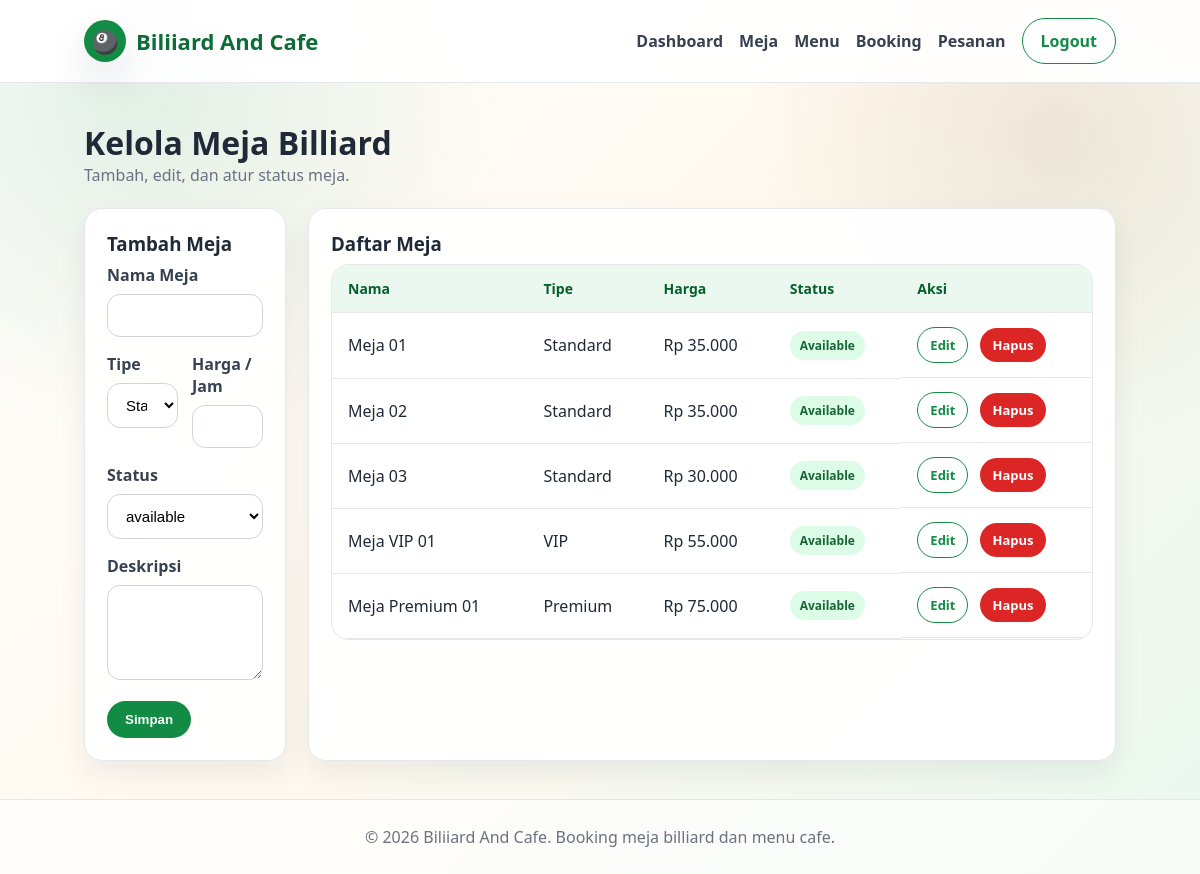
Screenshot of /admin/tables.php (signed in) with the database file from the repository.
### tables this page shows
CREATE TABLE `billiard_tables` (
  `id` int(11) NOT NULL,
  `table_name` varchar(100) NOT NULL,
  `table_type` enum('Standard','VIP','Premium') NOT NULL DEFAULT 'Standard',
  `price_per_hour` decimal(12,2) NOT NULL DEFAULT 0.00,
  `status` enum('available','maintenance','inactive') NOT NULL DEFAULT 'available',
  `description` text DEFAULT NULL,
  `created_at` timestamp NOT NULL DEFAULT current_timestamp()
);

### includes/functions.php (called while the page is built, shortened)
<?php
function e($value) {
    return htmlspecialchars((string)$value, ENT_QUOTES, 'UTF-8');
}
function rupiah($number) {
    return 'Rp ' . number_format((float)$number, 0, ',', '.');
}
function badgeClass($status) {
    $map = [
        'available' => 'success',
        'active' => 'success',
        'paid' => 'success',
        'confirmed' => 'success',
        'completed' => 'success',
        'ready' => 'success',
        'pending' => 'warning',
        'process' => 'info',
        'unpaid' => 'danger',
        'sold_out' => 'danger',
        'cancelled' => 'danger',
        'maintenance' => 'warning',
        'inactive' => 'dark'
    ];
    return $map[$status] ?? 'dark';
}

### admin/tables.php (the view, shortened to what this page needs)
<?php
require_once '../config/database.php';
require_once '../includes/functions.php';
$editData = null;
$tables = $pdo->query("SELECT * FROM billiard_tables ORDER BY FIELD(table_type,'Standard','VIP','Premium'), table_name")->fetchAll();
require_once '../includes/header.php';
?>
<section class="container">
    <div class="section-title"><div><h2>Kelola Meja Billiard</h2><p>Tambah, edit, dan atur status meja.</p></div></div>
    <div class="grid grid-2">
        <div class="card">
            <h3><?= $editData ? 'Edit Meja' : 'Tambah Meja' ?></h3>
            <form method="post">
                <div class="form-group"><label>Nama Meja</label><input class="form-control" name="table_name" value="<?= e($editData['table_name'] ?? '') ?>" required></div>
                <div class="form-row">
                    <div class="form-group"><label>Tipe</label><select class="form-control" name="table_type"><option <?= (($editData['table_type'] ?? '')==='Standard')?'selected':'' ?>>Standard</option></select></div>
                    <div class="form-group"><label>Harga / Jam</label><input class="form-control" type="number" name="price_per_hour" value="<?= e($editData['price_per_hour'] ?? '') ?>" required></div>
                </div>
                <div class="form-group"><label>Status</label><select class="form-control" name="status"><option value="available" <?= (($editData['status'] ?? '')==='available')?'selected':'' ?>>available</option></select></div>
                <div class="form-group"><label>Deskripsi</label><textarea class="form-control" name="description"><?= e($editData['description'] ?? '') ?></textarea></div>
                <button class="btn btn-primary">Simpan</button>
            </form>
        </div>
        <div class="card">
            <h3>Daftar Meja</h3>
            <div class="table-responsive">
                <table class="data-table">
                    <thead><tr><th>Nama</th><th>Tipe</th><th>Harga</th><th>Status</th><th>Aksi</th></tr></thead>
                    <tbody>
                    <?php foreach ($tables as $t): ?>
                        <tr>
                            <td><?= e($t['table_name']) ?></td>
                            <td><?= e($t['table_type']) ?></td>
                            <td><?= rupiah($t['price_per_hour']) ?></td>
                            <td><span class="badge badge-<?= badgeClass($t['status']) ?>"><?= e($t['status']) ?></span></td>
                            <td class="actions"><a class="btn btn-sm btn-outline" href="?edit=<?= $t['id'] ?>">Edit</a><a class="btn btn-sm btn-danger" onclick="return confirmDelete()" href="?delete=<?= $t['id'] ?>">Hapus</a></td>
                        </tr>
                    <?php endforeach; ?>
                    </tbody>
                </table>
            </div>
        </div>
    </div>
</section>
<?php require_once '../includes/footer.php'; ?>

### assets/css/style.css (style rules this page uses)
:root { --green:#128C45; --green-light:#EAF8EF; --green-dark:#0E6D36; --brown:#8B5E34; --cream:#FFF9EF; --white:#FFFFFF; --dark:#1F2937; --muted:#6B7280; --line:#E5E7EB; --danger:#DC2626; --warning:#D97706; --info:#2563EB; --shadow:0 18px 40px rgba(17,24,39,.10); --radius:18px; }
* { box-sizing:border-box;margin:0;padding:0 }
body { font-family:'Segoe UI',Tahoma,Geneva,Verdana,sans-serif; background: radial-gradient(circle at 12% 10%, rgba(18,140,69,.12), transparent 28%), radial-gradient(circle at 88% 16%, rgba(139,94,52,.12), transparent 24%), linear-gradient(135deg,#ffffff 0%,#fff9ef 48%,#eaf8ef 100%); color:var(--dark); min-height:100vh; }
a { text-decoration:none;color:inherit }
.container { width:min(1180px,86%);margin:0 auto;padding:38px 0 }
.btn { display:inline-flex;align-items:center;justify-content:center;gap:8px;border:0;border-radius:999px;padding:11px 18px;font-weight:800;cursor:pointer;transition:.2s }
.btn-primary { background:var(--green);color:#fff }
.btn-outline { border:1px solid var(--green);color:var(--green);background:#fff }
.btn-danger { background:var(--danger);color:#fff }
.btn-sm { padding:8px 12px;font-size:13px }
.actions { display:flex;gap:12px;flex-wrap:wrap;align-items:center }
.grid { display:grid;gap:22px }
.grid-2 { grid-template-columns:repeat(2,1fr) }
.card { background:rgba(255,255,255,.96);border:1px solid var(--line);border-radius:var(--radius);padding:22px;box-shadow:0 12px 28px rgba(17,24,39,.07) }
.card h3 { margin-bottom:8px }
.section-title { display:flex;justify-content:space-between;align-items:center;margin-bottom:22px;gap:14px }
.section-title h2 { font-size:32px }
.section-title p { color:var(--muted) }
.form-group { margin-bottom:16px }
.form-group label { display:block;font-weight:800;margin-bottom:8px;color:#374151 }
.form-control { width:100%;padding:12px 14px;border:1px solid #D1D5DB;border-radius:13px;background:#fff;font-size:15px }
textarea.form-control { min-height:95px;resize:vertical }
.form-row { display:grid;grid-template-columns:repeat(2,1fr);gap:14px }
.table-responsive { overflow:auto;border-radius:18px;border:1px solid var(--line);background:#fff }
.data-table { width:100%;border-collapse:collapse;min-width:760px }
.data-table th,.data-table td { padding:14px 16px;text-align:left;border-bottom:1px solid var(--line);vertical-align:middle }
.data-table th { background:var(--green-light);color:#065F2B;font-size:14px }
.badge { display:inline-block;border-radius:999px;padding:6px 10px;font-size:12px;font-weight:800;text-transform:capitalize }
.badge-success { background:#DCFCE7;color:#166534 }

### rows the page displays
billiard_tables: table_name "Meja 01", table_type "Standard", price_per_hour "Rp 35.000", status "Available"
billiard_tables: table_name "Meja 02", table_type "Standard", price_per_hour "Rp 35.000", status "Available"
billiard_tables: table_name "Meja 03", table_type "Standard", price_per_hour "Rp 30.000", status "Available"
billiard_tables: table_name "Meja VIP 01", table_type "VIP", price_per_hour "Rp 55.000", status "Available"
billiard_tables: table_name "Meja Premium 01", table_type "Premium", price_per_hour "Rp 75.000", status "Available"
